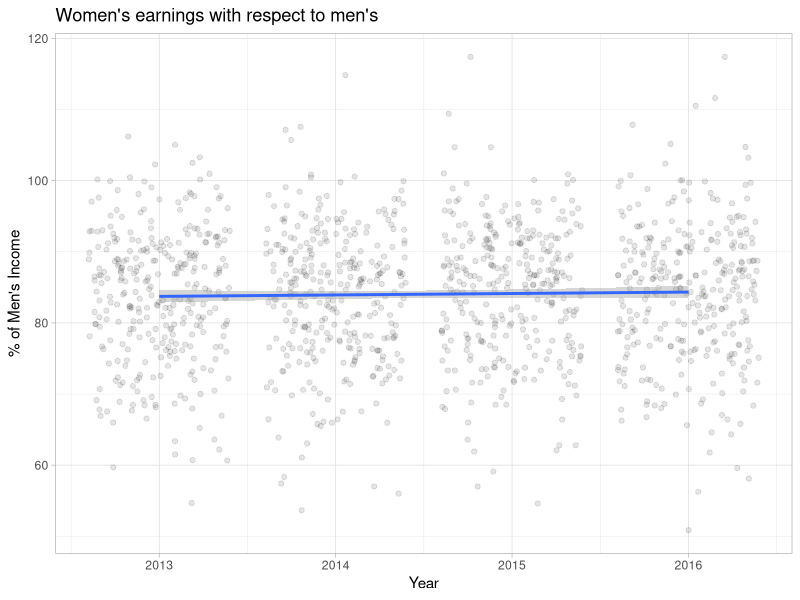

Write the R code that produced this figure.
## ---- chunk 1
#| message: false
library(tidyverse)
# Set ggplot theme from the outset
theme_set(theme_light())
## ---- chunk 2
#| message: false
# Read in the data in 
gender_employment <- read_csv("gender_employment.csv")

# Glimpse at the data 
glimpse(gender_employment)
## ---- chunk 3
gender_employment%>% 
  ggplot(aes(x = year, y = wage_percent_of_male)) +
  geom_jitter(alpha = 0.1) + 
  geom_smooth(method = "lm") + 
  labs(title = "Women's earnings with respect to men's", 
       y = "% of Men's Income", 
       x = "Year")
